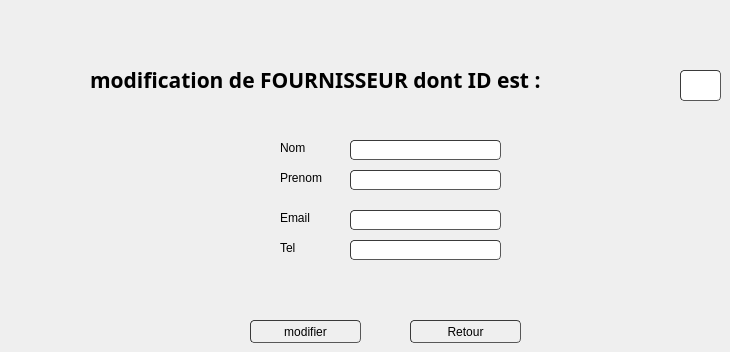
     <widget class="QWidget" name="page_7">
      <widget class="QLabel" name="label_25">
       <property name="geometry">
        <rect>
         <x>90</x>
         <y>50</y>
         <width>581</width>
         <height>61</height>
        </rect>
       </property>
       <property name="font">
        <font>
         <family>Nueva Std</family>
         <pointsize>16</pointsize>
         <weight>75</weight>
         <bold>true</bold>
        </font>
       </property>
       <property name="text">
        <string>modification de FOURNISSEUR dont   ID est : </string>
       </property>
       <property name="textFormat">
        <enum>Qt::RichText</enum>
       </property>
      </widget>
      <widget class="QLabel" name="label_26">
       <property name="geometry">
        <rect>
         <x>280</x>
         <y>140</y>
         <width>51</width>
         <height>16</height>
        </rect>
       </property>
       <property name="text">
        <string>Nom</string>
       </property>
      </widget>
      <widget class="QLineEdit" name="nom_modif_2">
       <property name="geometry">
        <rect>
         <x>350</x>
         <y>140</y>
         <width>151</width>
         <height>20</height>
        </rect>
       </property>
       <property name="styleSheet">
        <string notr="true">	border-width: 1px; border-radius: 4px;
	border-color: rgb(58, 58, 58);
	border-style: inset;
	padding: 0 8px;


	selection-color: rgb(60, 63, 65);</string>
       </property>
      </widget>
      <widget class="QLineEdit" name="tel_modif">
       <property name="geometry">
        <rect>
         <x>350</x>
         <y>240</y>
         <width>151</width>
         <height>20</height>
        </rect>
       </property>
       <property name="styleSheet">
        <string notr="true">	border-width: 1px; border-radius: 4px;
	border-color: rgb(58, 58, 58);
	border-style: inset;
	padding: 0 8px;


	selection-color: rgb(60, 63, 65);</string>
       </property>
      </widget>
      <widget class="QLabel" name="label_28">
       <property name="geometry">
        <rect>
         <x>280</x>
         <y>240</y>
         <width>51</width>
         <height>16</height>
        </rect>
       </property>
       <property name="text">
        <string>Tel</string>
       </property>
      </widget>
      <widget class="QPushButton" name="modifier_2">
       <property name="geometry">
        <rect>
         <x>250</x>
         <y>320</y>
         <width>111</width>
         <height>23</height>
        </rect>
       </property>
       <property name="styleSheet">
        <string notr="true">	border-width: 1px; border-radius: 4px;
	border-color: rgb(58, 58, 58);
	border-style: inset;
	padding: 0 8px;


	selection-color: rgb(60, 63, 65);</string>
       </property>
       <property name="text">
        <string>modifier</string>
       </property>
       <property name="icon">
        <iconset resource="projet.qrc">
         <normaloff>:/icons/icons8_checkmark_96px.png</normaloff>:/icons/icons8_checkmark_96px.png</iconset>
       </property>
      </widget>
      <widget class="QPushButton" name="Annuler_2">
       <property name="geometry">
        <rect>
         <x>410</x>
         <y>320</y>
         <width>111</width>
         <height>23</height>
        </rect>
       </property>
       <property name="styleSheet">
        <string notr="true">	border-width: 1px; border-radius: 4px;
	border-color: rgb(58, 58, 58);
	border-style: inset;
	padding: 0 8px;


	selection-color: rgb(60, 63, 65);</string>
       </property>
       <property name="text">
        <string>Retour</string>
       </property>
       <property name="icon">
        <iconset resource="projet.qrc">
         <normaloff>:/icons/icons8_back_to_200px.png</normaloff>:/icons/icons8_back_to_200px.png</iconset>
       </property>
      </widget>
      <widget class="QLineEdit" name="id_3">
       <property name="geometry">
        <rect>
         <x>680</x>
         <y>70</y>
         <width>41</width>
         <height>31</height>
        </rect>
       </property>
       <property name="styleSheet">
        <string notr="true">	border-width: 1px; border-radius: 4px;
	border-color: rgb(58, 58, 58);
	border-style: inset;
	padding: 0 8px;


	selection-color: rgb(60, 63, 65);</string>
       </property>
      </widget>
      <widget class="QLineEdit" name="type_modif">
       <property name="geometry">
        <rect>
         <x>350</x>
         <y>170</y>
         <width>151</width>
         <height>20</height>
        </rect>
       </property>
       <property name="styleSheet">
        <string notr="true">	border-width: 1px; border-radius: 4px;
	border-color: rgb(58, 58, 58);
	border-style: inset;
	padding: 0 8px;


	selection-color: rgb(60, 63, 65);</string>
       </property>
      </widget>
      <widget class="QLineEdit" name="email_modif">
       <property name="geometry">
        <rect>
         <x>350</x>
         <y>210</y>
         <width>151</width>
         <height>20</height>
        </rect>
       </property>
       <property name="styleSheet">
        <string notr="true">	border-width: 1px; border-radius: 4px;
	border-color: rgb(58, 58, 58);
	border-style: inset;
	padding: 0 8px;


	selection-color: rgb(60, 63, 65);</string>
       </property>
      </widget>
      <widget class="QLabel" name="label_32">
       <property name="geometry">
        <rect>
         <x>280</x>
         <y>210</y>
         <width>51</width>
         <height>16</height>
        </rect>
       </property>
       <property name="text">
        <string>Email</string>
       </property>
      </widget>
      <widget class="QLabel" name="label_33">
       <property name="geometry">
        <rect>
         <x>280</x>
         <y>170</y>
         <width>51</width>
         <height>16</height>
        </rect>
       </property>
       <property name="text">
        <string>Prenom</string>
       </property>
      </widget>
     </widget>
